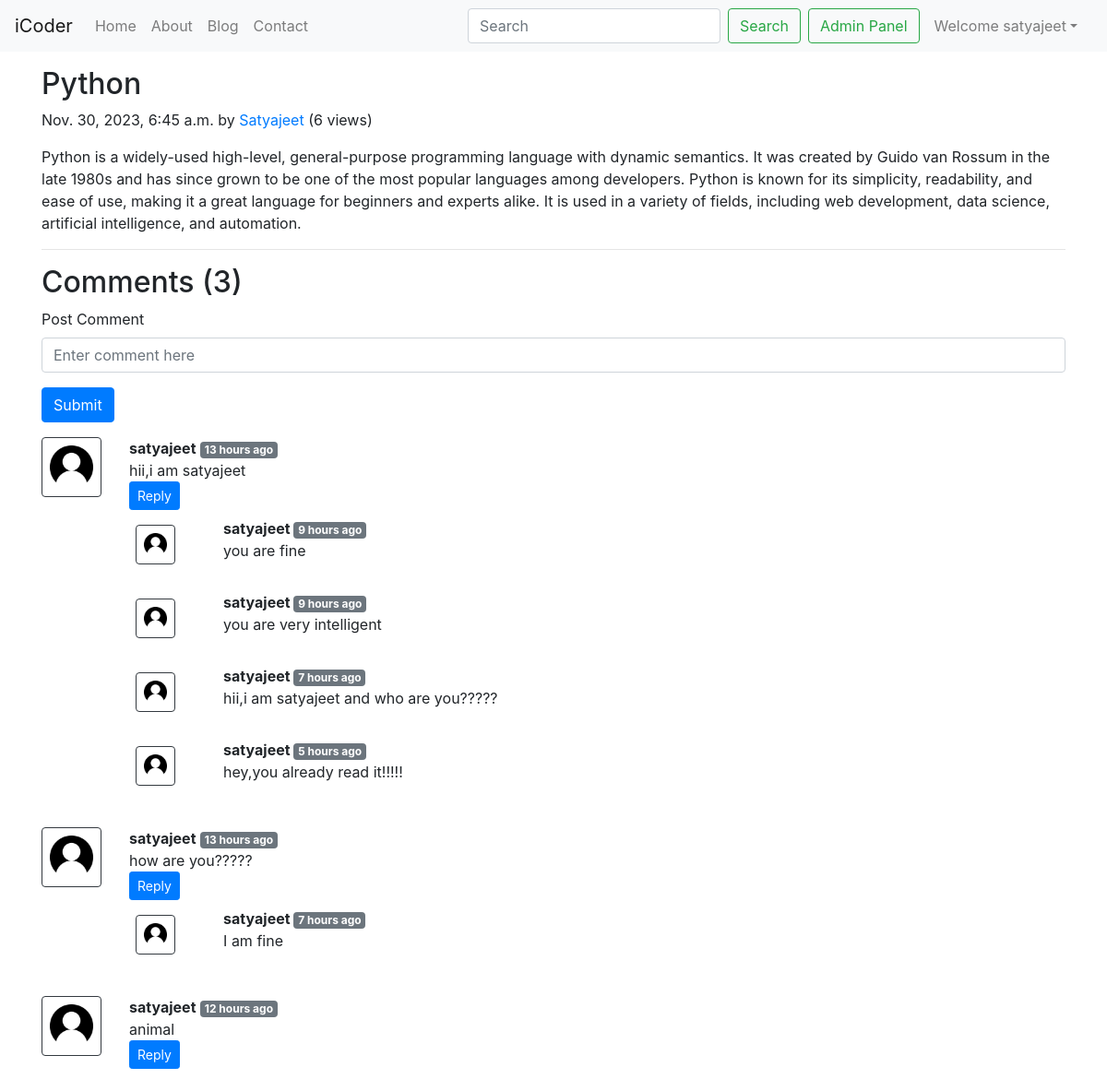
Page /blog/first-post (signed in) on the committed database.
### blog/models.py (models this page shows, shortened)
class Post(models.Model):
    sno=models.AutoField(primary_key=True)
    title=models.CharField(max_length=255)
    author=models.CharField(max_length=14)
    slug=models.CharField(max_length=130)
    timeStamp=models.DateTimeField(blank=True)
    content=models.TextField()
    views= models.IntegerField(default=0)

class BlogComment(models.Model):
    sno= models.AutoField(primary_key=True)
    comment=models.TextField()
    user=models.ForeignKey(User, on_delete=models.CASCADE)
    post=models.ForeignKey(Post, on_delete=models.CASCADE)
    parent=models.ForeignKey('self',on_delete=models.CASCADE, null=True )
    timestamp= models.DateTimeField(default=now)

### blog/views.py (the view)
# urls.py: path('<str:slug>', views.blogPost, name="blogpost"),
def blogPost(request, slug):
    post=Post.objects.filter(slug=slug).first()
    post.views= post.views +1
    post.save()
    comments= BlogComment.objects.filter(post=post,parent=None)
    replies= BlogComment.objects.filter(post=post).exclude(parent=None)
    replyDict={}
    for reply in replies:
        if reply.parent.sno not in replyDict.keys():
            replyDict[reply.parent.sno]=[reply]
        else:
            replyDict[reply.parent.sno].append(reply)
    context={'post':post, 'comments': comments, 'user': request.user, 'replyDict': replyDict}
    return render(request,'blog/blogPost.html',context)

### blog/templatetags/extras.py (called while the page is built)
@register.filter(name='get_val')
def get_val(dict, key):
    return dict.get(key)

### templates/blog/blogPost.html (shortened to what this page needs)
{% extends 'base.html' %}
{% block body %}
{% load humanize %}
{% load extras %}
<div class="container my-3">
    <h2 class="blog-post-title">{{post.title}}</h2>
    <p class="blog-post-meta">{{post.timeStamp}} by <a href="/about">{{post.author}}</a> (<span>{{post.views}} views</span>)</p>
    <p>{{post.content|safe}}</p>
    <hr>
</div>
<div class="container">
    <h2>Comments ({{comments.count}})</h2>
    <div class="my-2">
        {% if user.is_authenticated %}
        <form action="/blog/postComment" method="post">
            <div class="form-group">
                <label for="exampleInputEmail1">Post Comment </label>
                <input type="text" class="form-control" name="comment" placeholder="Enter comment here">
            </div>
            <button type="submit" class="btn btn-primary">Submit</button>
        </form>
        {% else %}
        Please login to post a comment
        {% endif %}
    </div>
    {% for comment in comments %}
    <div class="row my-3">
        <div class="col-md-1  ">
            <img class="rounded mx-auto d-block w-100 border border-dark p-2" src="/static/img/user.png" alt="user">
        </div>
        <div class="col-md-11 ">
            <b>{{comment.user.username}}</b>
            <span class="badge badge-secondary">{{comment.timestamp|naturaltime}}</span>
            <div> {{comment.comment}} </div>
            <div class="reply mx-0">
                {% if user.is_authenticated %}
                <button class="btn btn-sm btn-primary" type="button" data-toggle="collapse"
                    data-target="#replyBox{{comment.sno}}" aria-expanded="false"
                    aria-controls="replyBox{{comment.sno}}">
                    Reply
                </button>
                {% else %}
                <button class="btn btn-sm btn-primary" type="button" data-toggle="collapse"
                    data-target="#replyBox{{comment.sno}}" aria-expanded="false"
                    aria-controls="replyBox{{comment.sno}}">
                    Login to reply
                </button>
                {% endif %}
                <div class="replies my-2">
                    {% for reply in replyDict|get_val:comment.sno %}
                    <div class="row my-2">
                        <div class="col-md-1"><img class="rounded mx-auto d-block w-75 my-2 border border-dark p-2"
                                src="/static/img/user.png" alt="user">
                        </div>
                        <div class="col-md-11">
                            <div class="col-md-11">
                                <b> {{reply.user.username}} </b>
                                <span class="badge badge-secondary ">{{reply.timestamp|naturaltime}}</span>
                                <div>{{reply.comment}}</div>
                            </div>
                            <br>
                        </div>
                    </div>
                    {% endfor %}
                </div>
            </div>
        </div>
    </div>
    {% endfor %}
</div>
{% endblock %}

### templates/base.html (shortened to what this page needs)
<!DOCTYPE html>
<html lang="en">
<head>
    <link rel="stylesheet" href="https://stackpath.bootstrapcdn.com/bootstrap/4.5.2/css/bootstrap.min.css"
 />
</head>
<body>
    <nav class="navbar navbar-expand-lg navbar-light bg-light">
        <a class="navbar-brand" href="/">iCoder</a>
        <div class="collapse navbar-collapse" id="navbarSupportedContent">
            <ul class="navbar-nav mr-auto">
                <li class="nav-item {% block homeactive %} {% endblock homeactive %}">
                    <a class="nav-link" href="/">Home <span class="sr-only">(current)</span></a>
                </li>
                <li class="nav-item {% block aboutactive %} {% endblock aboutactive %}">
                    <a class="nav-link" href="/about">About</a>
                </li>
                <li class="nav-item {% block blogactive %} {% endblock blogactive %}">
                    <a class="nav-link" href="/blog">Blog</a>
                </li>
                <li class="nav-item {% block contactactive %} {% endblock contactactive %}">
                    <a class="nav-link" href="/contact">Contact</a>
                </li>
            </ul>
            <div class="ml-auto form-inline ">
                <form method="get" action="/search" class="form-inline my-2 my-lg-0">
                    <input class="form-control mr-sm-2" type="search" placeholder="Search" aria-label="Search"
                        name="query" id="query" />
                    <button class="btn btn-outline-success my-2 my-sm-0" type="submit">
                        Search
                    </button>
                    <a href="/admin" role="button" target="_blank" class="btn btn-outline-success m-2 my-sm-0">Admin
                        Panel</a>
                </form>
                {% if user.is_authenticated %}
                <ul class="navbar-nav mr-2">
                    <li class="nav-item dropdown">
                        <a class="nav-link dropdown-toggle" href='#' id="navbarDropdown" role="button"
                            data-toggle="dropdown"> Welcome {{request.user}}</a>
                    </li>
                </ul>
                {% endif %}
            </div>
        </div>
    </nav>
    {% block body %} {% endblock body %}
</body>
</html>

### rows in the picture
Post: title "Python", timeStamp "Nov. 30, 2023, 6:45 a.m.", author "Satyajeet", views "6", content "Python is a widely-used high-level, general-purpose programming language with dynamic semantics. It was created by Guido van Rossum in the late 1980s and has since grown to be one of the most popular languages among developers. Python is known for its simplicity, readability, and ease of use, making it a great language for beginners and experts alike. It is used in a variety of fields, including web development, data science, artificial intelligence, and automation."
BlogComment: user.username "satyajeet", timestamp "13 hours ago", comment "hii,i am satyajeet"
BlogComment: user.username "satyajeet", timestamp "9 hours ago", comment "you are fine"
BlogComment: user.username "satyajeet", timestamp "9 hours ago", comment "you are very intelligent"
BlogComment: user.username "satyajeet", timestamp "7 hours ago", comment "hii,i am satyajeet and who are you?????"
BlogComment: user.username "satyajeet", timestamp "5 hours ago", comment "hey,you already read it!!!!!"
BlogComment: user.username "satyajeet", timestamp "13 hours ago", comment "how are you?????"
BlogComment: user.username "satyajeet", timestamp "7 hours ago", comment "I am fine"
BlogComment: user.username "satyajeet", timestamp "12 hours ago", comment "animal"

### other values in the picture
{{ request.user }} "satyajeet"
{{ comments.count }} "3"
